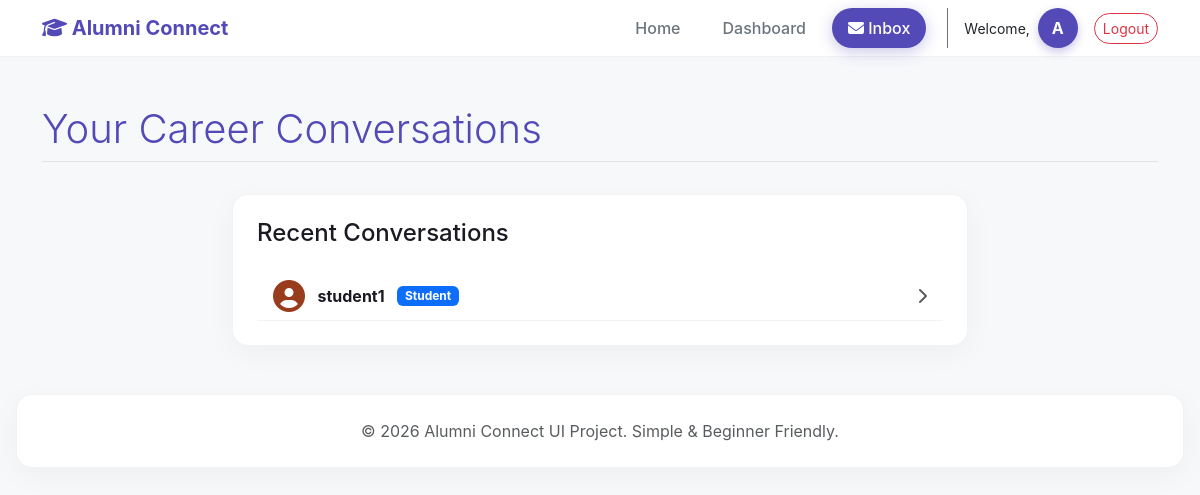
The page /chat/ (signed in) on the database its author committed.
### mainapp/models.py (models this page shows)
class User(AbstractUser):
    is_student = models.BooleanField('student status', default=False)
    is_alumni = models.BooleanField('alumni status', default=False)

### mainapp/views.py (the view)
# urls.py: path('chat/', views.chat_inbox, name='chat_inbox'),
@login_required
def chat_inbox(request):
    if not (getattr(request.user, 'is_student', False) or getattr(request.user, 'is_alumni', False)):
        return redirect('home')
    messages = Message.objects.filter(Q(sender=request.user) | Q(receiver=request.user)).order_by('-timestamp')
    recent_users = []
    seen = set()
    for msg in messages:
        other = msg.receiver if msg.sender == request.user else msg.sender
        if other.id not in seen:
            recent_users.append(other)
            seen.add(other.id)
    return render(request, 'chat_inbox.html', {'recent_chats': recent_users})

### templates/chat_inbox.html (shortened to what this page needs)
{% extends 'base.html' %}
{% block content %}
<div class="row fade-in">
    <div class="col-12 mb-4">
        <h2 class="display-6 border-bottom pb-2 text-primary-brand">Your Career Conversations</h2>
    </div>
    <div class="col-md-8 mx-auto">
        <div class="glass-card p-4">
            <h4 class="mb-4">Recent Conversations</h4>
            <div class="list-group list-group-flush">
                {% for recent in recent_chats %}
                <a href="{% url 'chat_thread' recent.username %}" class="list-group-item list-group-item-action d-flex justify-content-between align-items-center" style="background:transparent; border-bottom:1px solid var(--glass-border); color:var(--text-color);">
                    <div>
                        <i class="fa-solid fa-user-circle fa-2x align-middle text-coral"></i>
                        <span class="ms-2 fw-bold align-middle">{{ recent.username }}</span>
                        {% if recent.is_student %}
                            <span class="badge bg-primary ms-2">Student</span>
                        {% elif recent.is_alumni %}
                            <span class="badge bg-success ms-2">Alumni</span>
                        {% endif %}
                    </div>
                    <i class="fa-solid fa-chevron-right text-muted"></i>
                </a>
                {% empty %}
                <div class="text-center text-muted p-4">
                    <p>No active mentorships yet. Head to the 'Alumni Gallery' to start your first connection!</p>
                </div>
                {% endfor %}
            </div>
        </div>
    </div>
</div>
{% endblock %}

### templates/base.html (shortened to what this page needs)
{% load static %}
<!DOCTYPE html>
<html lang="en">
<head>
    <link href="https://cdn.jsdelivr.net/npm/bootstrap@5.3.0/dist/css/bootstrap.min.css" rel="stylesheet">
    <link rel="stylesheet" href="https://cdnjs.cloudflare.com/ajax/libs/font-awesome/6.4.0/css/all.min.css">
    <link rel="stylesheet" href="{% static 'css/style.css' %}">
</head>
<body>
    <nav class="navbar navbar-expand-lg modern-navbar sticky-top tilt-effect">
        <div class="container tilt-inner">
            <a class="navbar-brand fw-bold " href="{% url 'home' %}">
                <i class="fa-solid fa-graduation-cap text-primary-brand"></i> <span class="text-primary-brand">Alumni Connect</span>
            </a>
            <div class="collapse navbar-collapse" id="navbarNav">
                <ul class="navbar-nav ms-auto align-items-center">
                    <li class="nav-item">
                        <a class="nav-link {% if request.resolver_match.url_name == 'home' %}active-pill{% endif %}" href="{% url 'home' %}">Home</a>
                    </li>
                    {% if user.is_authenticated %}
                        {% if user.is_student %}
                        <li class="nav-item"><a class="nav-link {% if request.resolver_match.url_name == 'student_dashboard' %}active-pill{% endif %}" href="{% url 'student_dashboard' %}">Dashboard</a></li>
                        <li class="nav-item"><a class="nav-link {% if request.resolver_match.url_name == 'chat_inbox' %}active-pill{% endif %}" href="{% url 'chat_inbox' %}"><i class="fa-solid fa-envelope"></i> Inbox</a></li>
                        {% elif user.is_alumni %}
                        <li class="nav-item"><a class="nav-link {% if request.resolver_match.url_name == 'alumni_dashboard' %}active-pill{% endif %}" href="{% url 'alumni_dashboard' %}">Dashboard</a></li>
                        <li class="nav-item"><a class="nav-link {% if request.resolver_match.url_name == 'chat_inbox' %}active-pill{% endif %}" href="{% url 'chat_inbox' %}"><i class="fa-solid fa-envelope"></i> Inbox</a></li>
                        {% elif user.is_superuser %}
                        <li class="nav-item"><a class="nav-link {% if request.resolver_match.url_name == 'admin_dashboard' %}active-pill{% endif %}" href="{% url 'admin_dashboard' %}">Admin Dashboard</a></li>
                        {% endif %}
                        <li class="nav-item ms-3 border-start ps-3 border-secondary d-flex align-items-center gap-2">
                            <span class="text-dark small">Welcome,</span>
                            <div class="avatar-circle" title="{{ user.username }}" style="overflow: hidden;">
                                {% if user.is_student and user.student_profile.profile_picture %}
                                    <img src="{{ user.student_profile.profile_picture.url }}" alt="{{ user.username }}" style="width: 100%; height: 100%; object-fit: cover;">
                                {% elif user.is_alumni and user.alumni_profile.profile_picture %}
                                    <img src="{{ user.alumni_profile.profile_picture.url }}" alt="{{ user.username }}" style="width: 100%; height: 100%; object-fit: cover;">
                                {% else %}
                                    {{ user.username|make_list|first }}
                                {% endif %}
                            </div>
                        </li>
                        <li class="nav-item ms-3">
                            <form action="{% url 'logout' %}" method="post" class="d-inline">
                                <button type="submit" class="btn btn-sm btn-outline-danger" style="border-radius: 20px;">Logout</button>
                            </form>
                        </li>
                    {% endif %}
                </ul>
            </div>
        </div>
    </nav>
    <main class="container my-5">
        {% block content %}
        {% endblock content %}
    </main>
    <footer class="text-center py-4 mt-5 glass-card mx-3 mb-3">
        <p class="mb-0 text-muted">&copy; 2026 Alumni Connect UI Project. Simple & Beginner Friendly.</p>
    </footer>
</body>
</html>

### static/css/style.css (style rules this page uses)
:root { --shell-bg: #f7f8fa; --card-bg: #ffffff; --primary-color: #534AB7; --teal-color: #0F6E56; --coral-color: #993C1D; --text-dark: #1a1a24; --text-muted: #6c757d; --glass-border: rgba(0, 0, 0, 0.05); }
body { margin: 0; font-family: 'Inter', system-ui, -apple-system, sans-serif; background: var(--shell-bg); color: var(--text-dark); min-height: 100vh; overflow-x: hidden; }
.glass-card { background: var(--card-bg); border: 1px solid var(--glass-border); border-radius: 16px; padding: 2rem; transition: all 0.4s cubic-bezier(0.175, 0.885, 0.32, 1.275); box-shadow: 0 8px 30px rgba(0, 0, 0, 0.04); transform-style: preserve-3d; }
.btn { transition: all 0.3s ease; }
.modern-navbar { background: rgba(255, 255, 255, 0.95); backdrop-filter: blur(10px); border-bottom: 1px solid var(--glass-border); }
.modern-navbar .navbar-brand { color: var(--primary-color) !important; }
.modern-navbar .nav-link { color: var(--text-muted) !important; font-weight: 500; border-radius: 20px; margin: 0 5px; padding: 8px 16px !important; transition: all 0.3s ease; }
.modern-navbar .nav-link.active-pill { background: var(--primary-color) !important; color: white !important; box-shadow: 0 4px 15px rgba(83, 74, 183, 0.3); }
.text-coral { color: var(--coral-color) !important; }
.text-primary-brand { color: var(--primary-color) !important; }
.avatar-circle { width: 40px; height: 40px; border-radius: 50%; background: var(--primary-color); display: flex !important; align-items: center; justify-content: center; font-weight: bold; color: white !important; box-shadow: 0 4px 10px rgba(83, 74, 183, 0.3); text-transform: uppercase; text-decoration: none; }
.fade-in { animation: fadeIn 0.8s ease forwards; opacity: 0; }
.tilt-effect { will-change: transform; }
.tilt-inner { transform: translateZ(40px); }

### rows shown on the page
User: username|make_list "A"
User: username "student1", is_student "Student"
